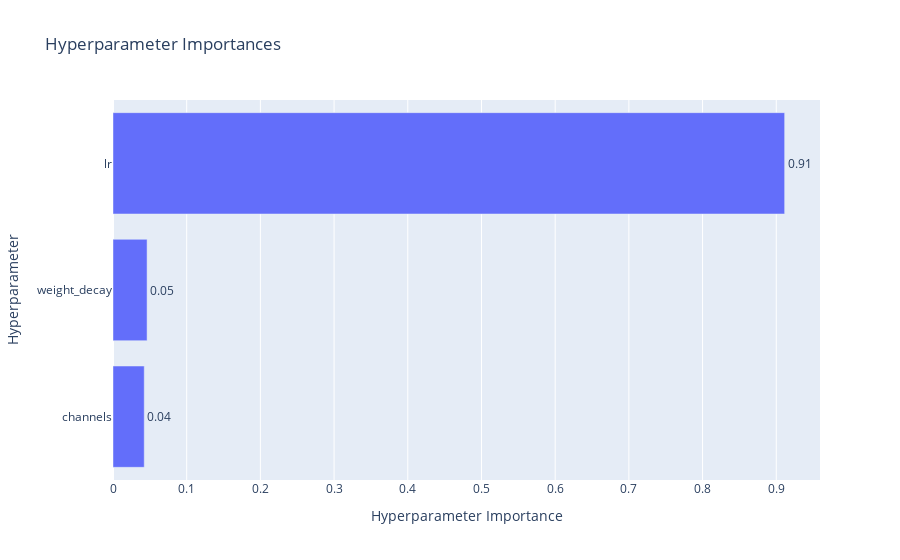

Notebook code for this chart:
### Code cell
# Plot hyperparameter importance
fig = optuna.visualization.plot_param_importances(study)
fig.show()

### Figure 1 — Plotly figure (JSON) as saved in the notebook; plotly's stock layout.template omitted (floating-point values rounded to 4 significant figures)
{"data": [{"cliponaxis": false, "hovertemplate": ["channels (CategoricalDistribution): 0.042385973915180876<extra></extra>", "weight_decay (FloatDistribution): 0.04623871666607898<extra></extra>", "lr (FloatDistribution): 0.9113753094187401<extra></extra>"], "name": "Objective Value", "orientation": "h", "text": ["0.04", "0.05", "0.91"], "textposition": "outside", "type": "bar", "x": [0.04239, 0.04624, 0.9114], "y": ["channels", "weight_decay", "lr"]}], "layout": {"title": {"text": "Hyperparameter Importances"}, "xaxis": {"title": {"text": "Hyperparameter Importance"}}, "yaxis": {"title": {"text": "Hyperparameter"}}}}
